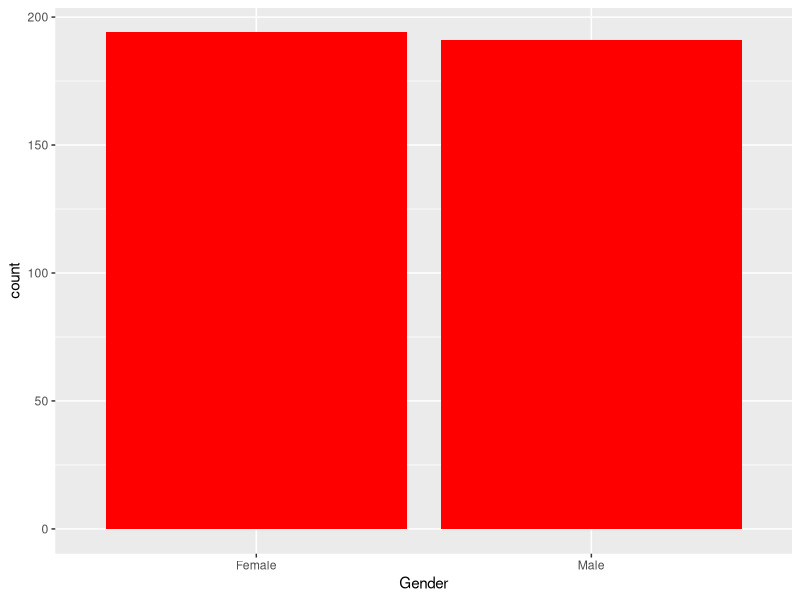
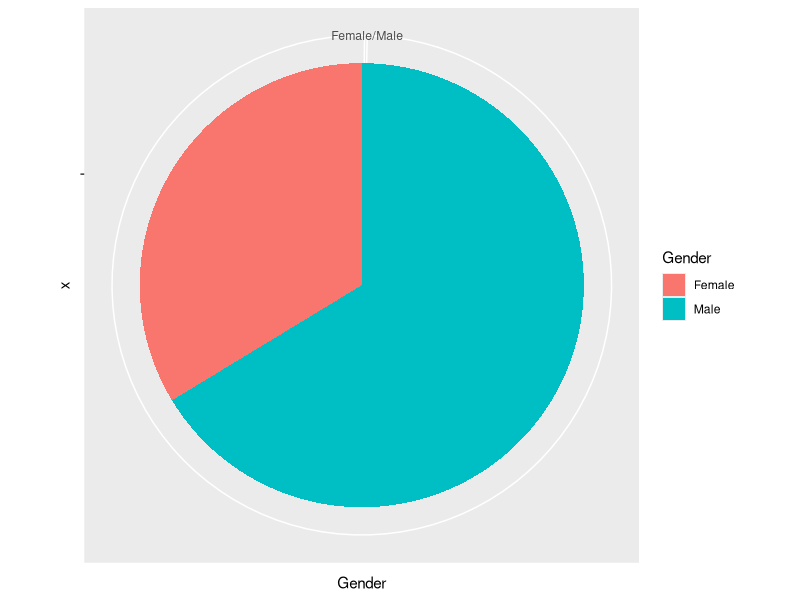
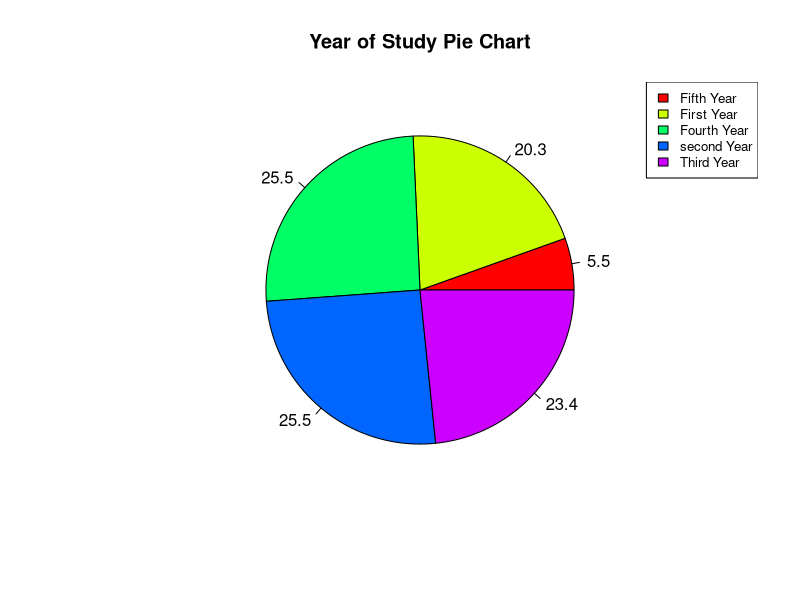
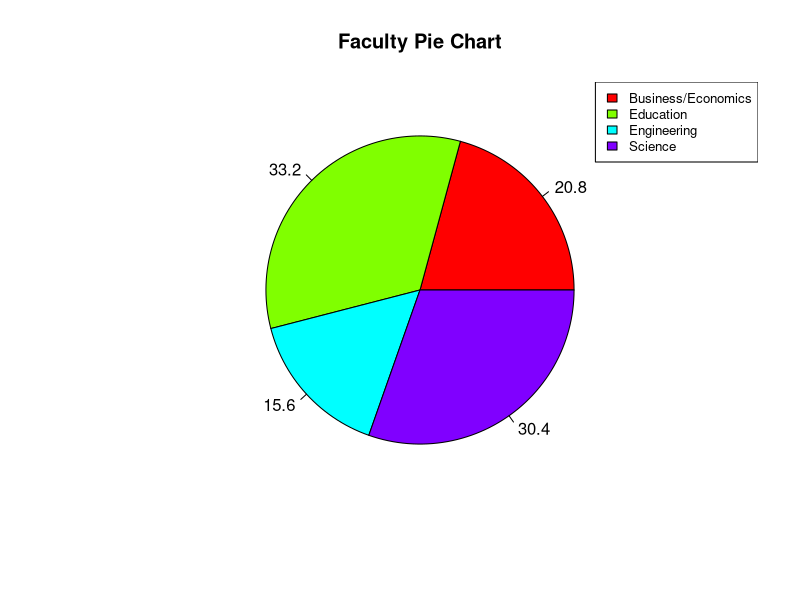
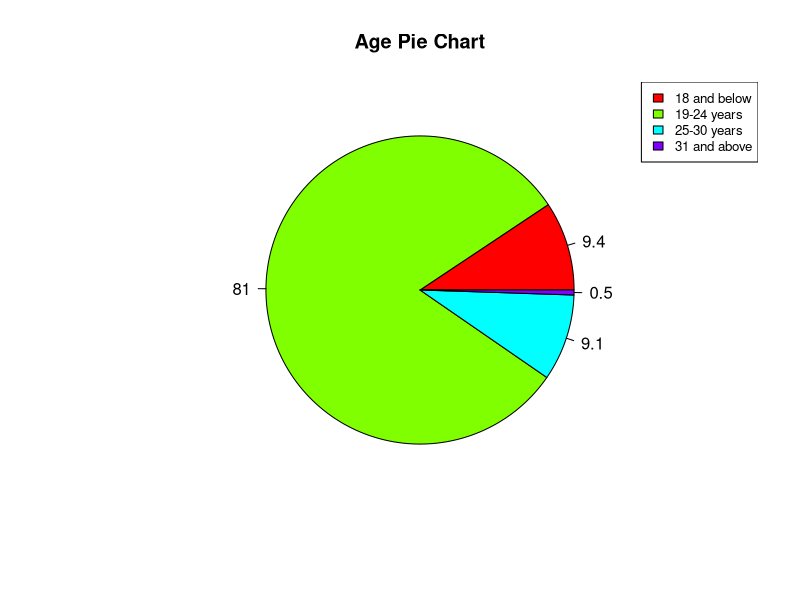

The R script that drew these images, in order:
## ---- chunk 1
knitr::opts_chunk$set(echo = TRUE)
## ---- chunk 2
#library(readxl)
projo<-read.csv("PData Review final-3.csv")
head(projo)
## ---- chunk 3
library(tidyverse)
projo %>% ggplot(mapping = aes(x=Gender))+
  geom_bar(fill="red")
## ---- chunk 4
#projo %>% ggplot(mapping = aes(x=`Year of study`))+
 # geom_bar(fill="red")
## ---- chunk 5
projo %>% ggplot(aes(x="",y=Gender,fill=Gender))+
  geom_bar(stat="identity", width=1) +
  coord_polar("y", start=0)
## ---- chunk 6
#shapiro.test(projo)
## ---- chunk 7
#library(foreign)
#proje<-read.spss("spss data2.sav")
## ---- chunk 8
#library(readxl)
pro<-read.csv("PR.csv")
## ---- chunk 9
shapiro.test(pro$TransL)
## ---- chunk 10
shapiro.test(pro$TransA)
## ---- chunk 11
shapiro.test(pro$TransAP)
## ---- chunk 12
shapiro.test(pro$TransS)
## ---- chunk 13
cor.test(pro$TransA,pro$TransAP)
## ---- chunk 14
cor.test(pro$TransA,pro$TransL)
## ---- chunk 15
cor.test(pro$TransS,pro$TransAP)
## ---- chunk 16
acad<-lm(pro$TransAP~pro$TransL+pro$TransS+pro$TransA)
summary(acad)
## ---- chunk 17
model2<-glm(TransAP~ TransL+TransS+TransA,data = pro)
summary(model2)
## ---- chunk 18
ks.test(pro$TransA,"pnorm")
ks.test(pro$TransL,"pnorm")
ks.test(pro$TransS,"pnorm")
ks.test(pro$TransAP,"pnorm")
ks.test(pro$TransL,pro$TransA)
ks.test(pro$TransAP,pro$TransA)
ks.test(pro$TransS,pro$TransA)

## ---- chunk 19
x=table(projo$Year.of.study)
label=round(100*x/sum(x),1)
pie(x,labels=label,main = "Year of Study Pie Chart",col=rainbow(length(x)))
legend("topright",c("Fifth Year","First Year","Fourth Year","second Year","Third Year"),cex = 0.8,fill = rainbow(length(x)))
## ---- chunk 20
y=table(projo$Faculty.of.study)
labely=round(100*y/sum(x),1)
pie(y,labels=labely,main ="Faculty Pie Chart",col=rainbow(length(y)))
legend("topright",c("Business/Economics","Education","Engineering","Science"),cex = 0.8,fill = rainbow(length(y)))
## ---- chunk 21

s=table(projo$Age)
labelz=round(100*s/sum(x),1)
pie(s,labels=labelz,main ="Age Pie Chart",col=rainbow(length(s)))
legend("topright",c("18 and below","19-24 years","25-30 years","31 and above"),cex = 0.8,fill = rainbow(length(s)))

